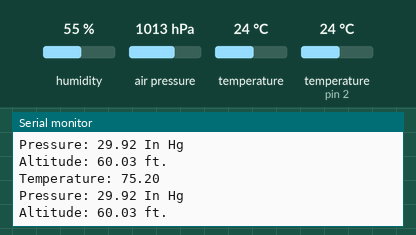
This sketch was run on a simulated Arduino Uno, built with avr-gcc and run on an emulated ATmega328P. Parts: the last lines printed to the serial monitor. The inputs (shaded band) are chosen by the test bench; at power-on: air pressure 1013 hPa, temperature 24 °C, humidity 55 %, temperature (sensor on pin 2) 24 °C. No radio packets arrive unless stated.

Above: at 1.2 s.
1.3 s: air pressure set to 952 hPa
At 2.6 s:
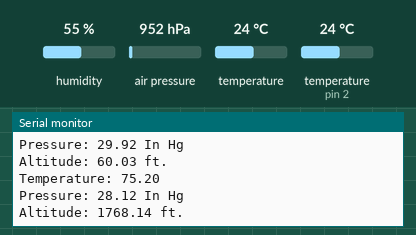
2.8 s: temperature (sensor 0) set to 12 °C
At 4.2 s:
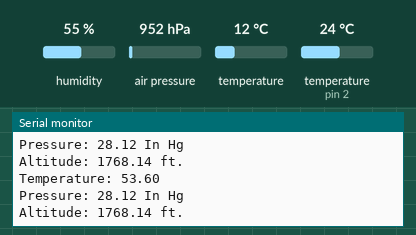
4.3 s: air pressure set to 975 hPa
At 6.5 s:
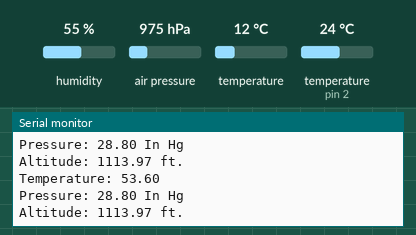
Timing chart, 0 to 8.0 s (numbered marks = the images above; inputs shaded):
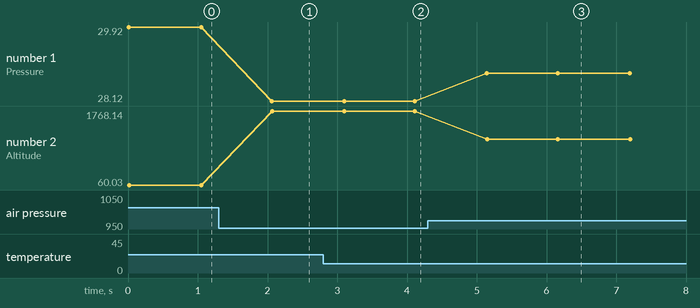

Measured:
- after the input at 1.3 s, the serial monitor: prints a new line after 0.76 s (image 1)
- after the input at 2.8 s, the serial monitor: prints a new line after 0.29 s (image 2)
- after the input at 4.3 s, the serial monitor: prints a new line after 0.85 s (image 3)
- plotted number 1: 29.92 → 28.12 after the input at 1.3 s, 28.12 → 28.8 after the input at 4.3 s
- plotted number 2: 60.03 → 1768.14 after the input at 1.3 s, 1768.14 → 1113.97 after the input at 4.3 s

The sketch:

bmpV2.ino
```cpp
#include <Wire.h>
#include <Adafruit_BMP085.h>
#include <SPI.h>
#include "DHT.h"
#include <nRF24L01.h>
#include <printf.h>
#include <RF24.h>
#include <RF24_config.h>

#define DHTPIN 2
#define DHTTYPE DHT11

//vars for bmp
float tempC=0;
float tempF=0;
float pressure=0;
float InHg=0;
float Am=0;
float Af=0;

//vars for dht
float d_temp;
float d_hum;

Adafruit_BMP085 bmp;
DHT dht(DHTPIN, DHTTYPE);
//Set up radio
RF24 radio(8,10);
// Topology
// Radio pipe address for the 2 nodes to communicate.
const uint64_t pipes[2] = { 0xf0f0f0f0d2LL, 0xf0f0f0f0e1LL };

void setup() {
  // Initialize Serial Comm
  Serial.begin(57600);
  // Initialize BMP
  if (!bmp.begin()) {
    Serial.println("Could not find a valid BMP085 sensor, check wiring!");
    while (1) {}
  }
  // Initialize DHT
  dht.begin();

  /*************
   * nRF setup *
   *************/
 //CONFIGURE RADIO
  radio.begin();
  radio.setRetries(15,15);
//  radio.setPayloadSize(32);
  // Enable this seems to work better
  radio.openWritingPipe(pipes[0]);
  radio.openReadingPipe(1,pipes[1]);
  radio.startListening();
  radio.printDetails();
}

void loop() {
  // Add new lines easy
  String output = "";
  String nl = "\n";
  /*************************
   * Code for BMP180       *
   *************************/
  // Get temp and convert to F
  tempC=bmp.readTemperature();
  tempF=((tempC*9)/5)+32;
  Serial.print("Temperature: ");
  Serial.print(tempF + nl);
  // Get the barometric pressure
  pressure=bmp.readPressure();
  InHg=pressure*0.000295333727;
  String p1 = "Pressure: ";
  String p2 = p1 + InHg;
  Serial.print(p2 + " In Hg" + nl);
  // Get the altitude
  Am = bmp.readAltitude(101520);
  Af = Am*3.28084;
  String a1 = "Altitude: ";
  String a2 = a1 + Af;
  Serial.print(a2 + " ft." + nl);
  /**************************
   * Code for DHT-11        *
   **************************/
  if(isnan(d_temp)||isnan(d_hum)){
    Serial.println("DHT read failure");
  }else{
  d_temp = dht.readTemperature(true);
  d_hum = dht.readHumidity();

  float d_hi = dht.computeHeatIndex(d_temp,d_hum);
  float x_hi = dht.computeHeatIndex(tempF,d_hum);

  String h1 = "Humidity: ";
  String h2 = h1 + d_hum;
  String h3 = h2 + " %\t ";
  String t1 = nl + "Temp from DHT: ";
  String t2 = t1 + d_temp;
  String t3 = t2 + " in *F" + nl;
  String i1 = "Heat Index: ";
  String i2 = i1 + d_hi;
  String i3 = i2 + " *F" + nl;
  String x1 = "Heat Index using BMP Temp: ";
  String x2 = x1 + x_hi;
  String x3 = x2 + " *F" + nl;
  String output = h3 + t3 + i3 + x3;
  //Serial.print(output);
  }
  //Serial.print(nl);

  radio.stopListening();
  radio.write( &output, sizeof(String) );
/*  bool ok = radio.write( &output, sizeof(String) );

  if (ok) {
    printf("Sent data...\n");
  }
  else {
    printf("Failed transmission...\n");
  }
*/
  delay(1000);
}
```
